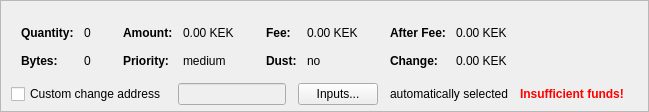
    <widget class="QFrame" name="frameCoinControl">
     <property name="sizePolicy">
      <sizepolicy hsizetype="Expanding" vsizetype="Expanding">
       <horstretch>0</horstretch>
       <verstretch>0</verstretch>
      </sizepolicy>
     </property>
     <property name="maximumSize">
      <size>
       <width>16777215</width>
       <height>16777215</height>
      </size>
     </property>
     <property name="frameShape">
      <enum>QFrame::StyledPanel</enum>
     </property>
     <property name="frameShadow">
      <enum>QFrame::Sunken</enum>
     </property>
     <layout class="QVBoxLayout" name="verticalLayoutCoinControl2">
      <property name="spacing">
       <number>0</number>
      </property>
      <property name="leftMargin">
       <number>0</number>
      </property>
      <property name="topMargin">
       <number>0</number>
      </property>
      <property name="rightMargin">
       <number>0</number>
      </property>
      <property name="bottomMargin">
       <number>6</number>
      </property>
      <item>
       <layout class="QVBoxLayout" name="verticalLayoutCoinControl" stretch="0,0,0">
        <property name="spacing">
         <number>0</number>
        </property>
        <property name="leftMargin">
         <number>10</number>
        </property>
        <property name="topMargin">
         <number>10</number>
        </property>
        <item>
         <layout class="QHBoxLayout" name="horizontalLayoutCoinControl2" stretch="0">
          <property name="spacing">
           <number>8</number>
          </property>
          <property name="bottomMargin">
           <number>10</number>
          </property>
          <item>
           <spacer name="horizontalSpacerCoinControl">
            <property name="orientation">
             <enum>Qt::Horizontal</enum>
            </property>
            <property name="sizeHint" stdset="0">
             <size>
              <width>40</width>
              <height>1</height>
             </size>
            </property>
           </spacer>
          </item>
         </layout>
        </item>
        <item>
         <widget class="QWidget" name="widgetCoinControl" native="true">
          <property name="sizePolicy">
           <sizepolicy hsizetype="Preferred" vsizetype="Preferred">
            <horstretch>0</horstretch>
            <verstretch>0</verstretch>
           </sizepolicy>
          </property>
          <property name="minimumSize">
           <size>
            <width>0</width>
            <height>0</height>
           </size>
          </property>
          <property name="styleSheet">
           <string notr="true"/>
          </property>
          <layout class="QHBoxLayout" name="horizontalLayoutCoinControl5">
           <property name="leftMargin">
            <number>0</number>
           </property>
           <property name="topMargin">
            <number>0</number>
           </property>
           <property name="rightMargin">
            <number>0</number>
           </property>
           <property name="bottomMargin">
            <number>0</number>
           </property>
           <item>
            <layout class="QHBoxLayout" name="horizontalLayoutCoinControl3" stretch="0,0,0,1">
             <property name="spacing">
              <number>20</number>
             </property>
             <property name="topMargin">
              <number>0</number>
             </property>
             <property name="bottomMargin">
              <number>10</number>
             </property>
             <item>
              <layout class="QFormLayout" name="formLayoutCoinControl1">
               <property name="horizontalSpacing">
                <number>10</number>
               </property>
               <property name="verticalSpacing">
                <number>14</number>
               </property>
               <property name="leftMargin">
                <number>10</number>
               </property>
               <property name="topMargin">
                <number>4</number>
               </property>
               <property name="rightMargin">
                <number>6</number>
               </property>
               <item row="0" column="0">
                <widget class="QLabel" name="labelCoinControlQuantityText">
                 <property name="font">
                  <font>
                   <weight>75</weight>
                   <bold>true</bold>
                  </font>
                 </property>
                 <property name="text">
                  <string>Quantity:</string>
                 </property>
                 <property name="margin">
                  <number>0</number>
                 </property>
                </widget>
               </item>
               <item row="0" column="1">
                <widget class="QLabel" name="labelCoinControlQuantity">
                 <property name="cursor">
                  <cursorShape>IBeamCursor</cursorShape>
                 </property>
                 <property name="contextMenuPolicy">
                  <enum>Qt::ActionsContextMenu</enum>
                 </property>
                 <property name="text">
                  <string notr="true">0</string>
                 </property>
                 <property name="margin">
                  <number>0</number>
                 </property>
                 <property name="textInteractionFlags">
                  <set>Qt::LinksAccessibleByMouse|Qt::TextSelectableByKeyboard|Qt::TextSelectableByMouse</set>
                 </property>
                </widget>
               </item>
               <item row="1" column="0">
                <widget class="QLabel" name="labelCoinControlBytesText">
                 <property name="font">
                  <font>
                   <weight>75</weight>
                   <bold>true</bold>
                  </font>
                 </property>
                 <property name="text">
                  <string>Bytes:</string>
                 </property>
                </widget>
               </item>
               <item row="1" column="1">
                <widget class="QLabel" name="labelCoinControlBytes">
                 <property name="cursor">
                  <cursorShape>IBeamCursor</cursorShape>
                 </property>
                 <property name="contextMenuPolicy">
                  <enum>Qt::ActionsContextMenu</enum>
                 </property>
                 <property name="text">
                  <string notr="true">0</string>
                 </property>
                 <property name="textInteractionFlags">
                  <set>Qt::LinksAccessibleByMouse|Qt::TextSelectableByKeyboard|Qt::TextSelectableByMouse</set>
                 </property>
                </widget>
               </item>
              </layout>
             </item>
             <item>
              <layout class="QFormLayout" name="formLayoutCoinControl2">
               <property name="horizontalSpacing">
                <number>10</number>
               </property>
               <property name="verticalSpacing">
                <number>14</number>
               </property>
               <property name="leftMargin">
                <number>6</number>
               </property>
               <property name="topMargin">
                <number>4</number>
               </property>
               <property name="rightMargin">
                <number>6</number>
               </property>
               <item row="0" column="0">
                <widget class="QLabel" name="labelCoinControlAmountText">
                 <property name="font">
                  <font>
                   <weight>75</weight>
                   <bold>true</bold>
                  </font>
                 </property>
                 <property name="text">
                  <string>Amount:</string>
                 </property>
                 <property name="margin">
                  <number>0</number>
                 </property>
                </widget>
               </item>
               <item row="0" column="1">
                <widget class="QLabel" name="labelCoinControlAmount">
                 <property name="cursor">
                  <cursorShape>IBeamCursor</cursorShape>
                 </property>
                 <property name="contextMenuPolicy">
                  <enum>Qt::ActionsContextMenu</enum>
                 </property>
                 <property name="text">
                  <string notr="true">0.00 KEK</string>
                 </property>
                 <property name="textInteractionFlags">
                  <set>Qt::LinksAccessibleByMouse|Qt::TextSelectableByKeyboard|Qt::TextSelectableByMouse</set>
                 </property>
                </widget>
               </item>
               <item row="1" column="0">
                <widget class="QLabel" name="labelCoinControlPriorityText">
                 <property name="font">
                  <font>
                   <weight>75</weight>
                   <bold>true</bold>
                  </font>
                 </property>
                 <property name="text">
                  <string>Priority:</string>
                 </property>
                </widget>
               </item>
               <item row="1" column="1">
                <widget class="QLabel" name="labelCoinControlPriority">
                 <property name="cursor">
                  <cursorShape>IBeamCursor</cursorShape>
                 </property>
                 <property name="contextMenuPolicy">
                  <enum>Qt::ActionsContextMenu</enum>
                 </property>
                 <property name="text">
                  <string notr="true">medium</string>
                 </property>
                 <property name="textInteractionFlags">
                  <set>Qt::LinksAccessibleByMouse|Qt::TextSelectableByKeyboard|Qt::TextSelectableByMouse</set>
                 </property>
                </widget>
               </item>
              </layout>
             </item>
             <item>
              <layout class="QFormLayout" name="formLayoutCoinControl3">
               <property name="horizontalSpacing">
                <number>10</number>
               </property>
               <property name="verticalSpacing">
                <number>14</number>
               </property>
               <property name="leftMargin">
                <number>6</number>
               </property>
               <property name="topMargin">
                <number>4</number>
               </property>
               <property name="rightMargin">
                <number>6</number>
               </property>
               <item row="0" column="0">
                <widget class="QLabel" name="labelCoinControlFeeText">
                 <property name="font">
                  <font>
                   <weight>75</weight>
                   <bold>true</bold>
                  </font>
                 </property>
                 <property name="text">
                  <string>Fee:</string>
                 </property>
                 <property name="margin">
                  <number>0</number>
                 </property>
                </widget>
               </item>
               <item row="0" column="1">
                <widget class="QLabel" name="labelCoinControlFee">
                 <property name="cursor">
                  <cursorShape>IBeamCursor</cursorShape>
                 </property>
                 <property name="contextMenuPolicy">
                  <enum>Qt::ActionsContextMenu</enum>
                 </property>
                 <property name="text">
                  <string notr="true">0.00 KEK</string>
                 </property>
                 <property name="textInteractionFlags">
                  <set>Qt::LinksAccessibleByMouse|Qt::TextSelectableByKeyboard|Qt::TextSelectableByMouse</set>
                 </property>
                </widget>
               </item>
               <item row="1" column="0">
                <widget class="QLabel" name="labelCoinControlLowOutputText">
                 <property name="font">
                  <font>
                   <weight>75</weight>
                   <bold>true</bold>
                  </font>
                 </property>
                 <property name="text">
                  <string>Dust:</string>
                 </property>
                </widget>
               </item>
               <item row="1" column="1">
                <widget class="QLabel" name="labelCoinControlLowOutput">
                 <property name="cursor">
                  <cursorShape>IBeamCursor</cursorShape>
                 </property>
                 <property name="contextMenuPolicy">
                  <enum>Qt::ActionsContextMenu</enum>
                 </property>
                 <property name="text">
                  <string notr="true">no</string>
                 </property>
                 <property name="textInteractionFlags">
                  <set>Qt::LinksAccessibleByMouse|Qt::TextSelectableByKeyboard|Qt::TextSelectableByMouse</set>
                 </property>
                </widget>
               </item>
              </layout>
             </item>
             <item>
              <layout class="QFormLayout" name="formLayoutCoinControl4">
               <property name="horizontalSpacing">
                <number>10</number>
               </property>
               <property name="verticalSpacing">
                <number>14</number>
               </property>
               <property name="leftMargin">
                <number>6</number>
               </property>
               <property name="topMargin">
                <number>4</number>
               </property>
               <property name="rightMargin">
                <number>6</number>
               </property>
               <item row="0" column="0">
                <widget class="QLabel" name="labelCoinControlAfterFeeText">
                 <property name="font">
                  <font>
                   <weight>75</weight>
                   <bold>true</bold>
                  </font>
                 </property>
                 <property name="text">
                  <string>After Fee:</string>
                 </property>
                 <property name="margin">
                  <number>0</number>
                 </property>
                </widget>
               </item>
               <item row="0" column="1">
                <widget class="QLabel" name="labelCoinControlAfterFee">
                 <property name="cursor">
                  <cursorShape>IBeamCursor</cursorShape>
                 </property>
                 <property name="contextMenuPolicy">
                  <enum>Qt::ActionsContextMenu</enum>
                 </property>
                 <property name="text">
                  <string notr="true">0.00 KEK</string>
                 </property>
                 <property name="textInteractionFlags">
                  <set>Qt::LinksAccessibleByMouse|Qt::TextSelectableByKeyboard|Qt::TextSelectableByMouse</set>
                 </property>
                </widget>
               </item>
               <item row="1" column="0">
                <widget class="QLabel" name="labelCoinControlChangeText">
                 <property name="font">
                  <font>
                   <weight>75</weight>
                   <bold>true</bold>
                  </font>
                 </property>
                 <property name="text">
                  <string>Change:</string>
                 </property>
                </widget>
               </item>
               <item row="1" column="1">
                <widget class="QLabel" name="labelCoinControlChange">
                 <property name="cursor">
                  <cursorShape>IBeamCursor</cursorShape>
                 </property>
                 <property name="contextMenuPolicy">
                  <enum>Qt::ActionsContextMenu</enum>
                 </property>
                 <property name="text">
                  <string notr="true">0.00 KEK</string>
                 </property>
                 <property name="textInteractionFlags">
                  <set>Qt::LinksAccessibleByMouse|Qt::TextSelectableByKeyboard|Qt::TextSelectableByMouse</set>
                 </property>
                </widget>
               </item>
              </layout>
             </item>
            </layout>
           </item>
          </layout>
         </widget>
        </item>
        <item>
         <layout class="QHBoxLayout" name="horizontalLayoutCoinControl4" stretch="0,0,0,0,0,0">
          <property name="spacing">
           <number>12</number>
          </property>
          <property name="sizeConstraint">
           <enum>QLayout::SetDefaultConstraint</enum>
          </property>
          <property name="topMargin">
           <number>5</number>
          </property>
          <property name="rightMargin">
           <number>5</number>
          </property>
          <item>
           <widget class="QCheckBox" name="checkBoxCoinControlChange">
            <property name="toolTip">
             <string>If this is activated, but the change address is empty or invalid, change will be sent to a newly generated address.</string>
            </property>
            <property name="text">
             <string>Custom change address</string>
            </property>
           </widget>
          </item>
          <item>
           <widget class="QValidatedLineEdit" name="lineEditCoinControlChange">
            <property name="enabled">
             <bool>false</bool>
            </property>
            <property name="sizePolicy">
             <sizepolicy hsizetype="Expanding" vsizetype="Fixed">
              <horstretch>0</horstretch>
              <verstretch>0</verstretch>
             </sizepolicy>
            </property>
           </widget>
          </item>
          <item>
           <widget class="QPushButton" name="pushButtonCoinControl">
            <property name="styleSheet">
             <string notr="true"/>
            </property>
            <property name="text">
             <string>Inputs...</string>
            </property>
            <property name="autoDefault">
             <bool>false</bool>
            </property>
           </widget>
          </item>
          <item>
           <widget class="QLabel" name="labelCoinControlAutomaticallySelected">
            <property name="text">
             <string>automatically selected</string>
            </property>
            <property name="margin">
             <number>5</number>
            </property>
           </widget>
          </item>
          <item>
           <widget class="QLabel" name="labelCoinControlInsuffFunds">
            <property name="font">
             <font>
              <weight>75</weight>
              <bold>true</bold>
             </font>
            </property>
            <property name="styleSheet">
             <string notr="true">color:red;font-weight:bold;</string>
            </property>
            <property name="text">
             <string>Insufficient funds!</string>
            </property>
            <property name="margin">
             <number>5</number>
            </property>
           </widget>
          </item>
          <item>
           <widget class="QLabel" name="labelCoinControlChangeLabel">
            <property name="sizePolicy">
             <sizepolicy hsizetype="Preferred" vsizetype="Expanding">
              <horstretch>0</horstretch>
              <verstretch>0</verstretch>
             </sizepolicy>
            </property>
            <property name="minimumSize">
             <size>
              <width>0</width>
              <height>0</height>
             </size>
            </property>
            <property name="text">
             <string/>
            </property>
            <property name="margin">
             <number>3</number>
            </property>
           </widget>
          </item>
         </layout>
        </item>
       </layout>
      </item>
     </layout>
    </widget>
